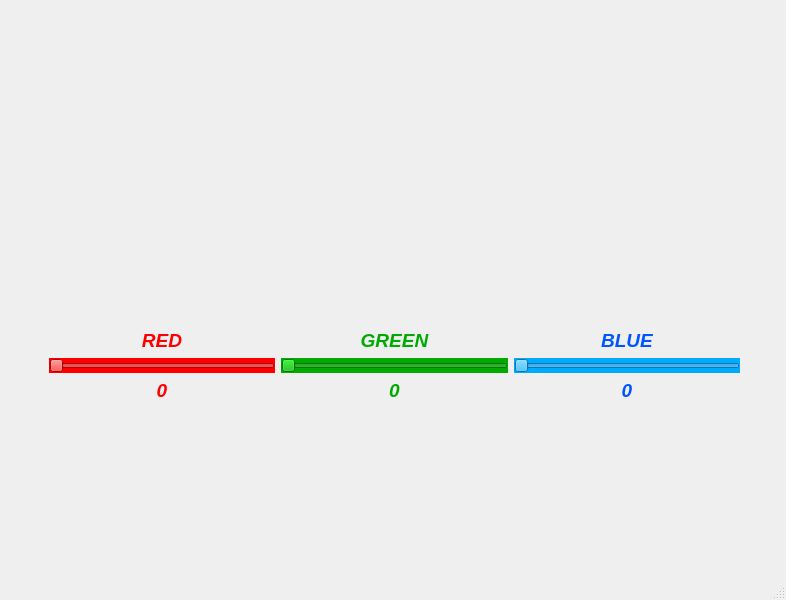
<?xml version="1.0" encoding="UTF-8"?>
<ui version="4.0">
 <class>MainWindow</class>
 <widget class="QMainWindow" name="MainWindow">
  <property name="geometry">
   <rect>
    <x>0</x>
    <y>0</y>
    <width>786</width>
    <height>600</height>
   </rect>
  </property>
  <property name="windowTitle">
   <string>RGB Color Picker</string>
  </property>
  <widget class="QWidget" name="centralwidget">
   <widget class="QLabel" name="result_label">
    <property name="geometry">
     <rect>
      <x>120</x>
      <y>130</y>
      <width>541</width>
      <height>131</height>
     </rect>
    </property>
    <property name="font">
     <font>
      <pointsize>14</pointsize>
      <italic>true</italic>
      <bold>true</bold>
     </font>
    </property>
    <property name="styleSheet">
     <string notr="true"/>
    </property>
    <property name="text">
     <string/>
    </property>
    <property name="alignment">
     <set>Qt::AlignCenter</set>
    </property>
   </widget>
   <widget class="QWidget" name="gridLayoutWidget">
    <property name="geometry">
     <rect>
      <x>49</x>
      <y>300</y>
      <width>691</width>
      <height>131</height>
     </rect>
    </property>
    <layout class="QGridLayout" name="gridLayout">
     <item row="1" column="0">
      <widget class="QSlider" name="HSlider_red">
       <property name="styleSheet">
        <string notr="true">color: rgb(255, 0, 0);
background-color: rgb(255, 0, 0);
border-radius: 10px;</string>
       </property>
       <property name="maximum">
        <number>255</number>
       </property>
       <property name="orientation">
        <enum>Qt::Horizontal</enum>
       </property>
      </widget>
     </item>
     <item row="1" column="2">
      <widget class="QSlider" name="HSlider_blue">
       <property name="styleSheet">
        <string notr="true">background-color: rgb(0, 170, 255);
border-radius: 10px;</string>
       </property>
       <property name="maximum">
        <number>255</number>
       </property>
       <property name="orientation">
        <enum>Qt::Horizontal</enum>
       </property>
      </widget>
     </item>
     <item row="1" column="1">
      <widget class="QSlider" name="HSlider_green">
       <property name="styleSheet">
        <string notr="true">background-color: rgb(0, 170, 0);
border-radius: 10px;</string>
       </property>
       <property name="maximum">
        <number>255</number>
       </property>
       <property name="orientation">
        <enum>Qt::Horizontal</enum>
       </property>
      </widget>
     </item>
     <item row="0" column="0">
      <widget class="QLabel" name="red_label1">
       <property name="font">
        <font>
         <pointsize>14</pointsize>
         <italic>true</italic>
         <bold>true</bold>
        </font>
       </property>
       <property name="styleSheet">
        <string notr="true">color: rgb(255, 0, 0);</string>
       </property>
       <property name="text">
        <string>RED</string>
       </property>
       <property name="alignment">
        <set>Qt::AlignBottom|Qt::AlignHCenter</set>
       </property>
      </widget>
     </item>
     <item row="0" column="1">
      <widget class="QLabel" name="green_label1">
       <property name="font">
        <font>
         <pointsize>14</pointsize>
         <italic>true</italic>
         <bold>true</bold>
        </font>
       </property>
       <property name="styleSheet">
        <string notr="true">color: rgb(0, 170, 0);</string>
       </property>
       <property name="text">
        <string>GREEN</string>
       </property>
       <property name="alignment">
        <set>Qt::AlignBottom|Qt::AlignHCenter</set>
       </property>
      </widget>
     </item>
     <item row="0" column="2">
      <widget class="QLabel" name="blue_label1">
       <property name="font">
        <font>
         <pointsize>14</pointsize>
         <italic>true</italic>
         <bold>true</bold>
        </font>
       </property>
       <property name="styleSheet">
        <string notr="true">color: rgb(0, 85, 255);</string>
       </property>
       <property name="text">
        <string>BLUE</string>
       </property>
       <property name="alignment">
        <set>Qt::AlignBottom|Qt::AlignHCenter</set>
       </property>
      </widget>
     </item>
     <item row="2" column="0">
      <widget class="QLabel" name="red_label2">
       <property name="font">
        <font>
         <pointsize>14</pointsize>
         <italic>true</italic>
         <bold>true</bold>
        </font>
       </property>
       <property name="styleSheet">
        <string notr="true">color: rgb(255, 0, 0);</string>
       </property>
       <property name="text">
        <string>0</string>
       </property>
       <property name="alignment">
        <set>Qt::AlignHCenter|Qt::AlignTop</set>
       </property>
      </widget>
     </item>
     <item row="2" column="1">
      <widget class="QLabel" name="green_label2">
       <property name="font">
        <font>
         <pointsize>14</pointsize>
         <italic>true</italic>
         <bold>true</bold>
        </font>
       </property>
       <property name="styleSheet">
        <string notr="true">color: rgb(0, 170, 0);</string>
       </property>
       <property name="text">
        <string>0</string>
       </property>
       <property name="alignment">
        <set>Qt::AlignHCenter|Qt::AlignTop</set>
       </property>
      </widget>
     </item>
     <item row="2" column="2">
      <widget class="QLabel" name="blue_label2">
       <property name="font">
        <font>
         <pointsize>14</pointsize>
         <italic>true</italic>
         <bold>true</bold>
        </font>
       </property>
       <property name="styleSheet">
        <string notr="true">color: rgb(0, 85, 255);</string>
       </property>
       <property name="text">
        <string>0</string>
       </property>
       <property name="textFormat">
        <enum>Qt::PlainText</enum>
       </property>
       <property name="alignment">
        <set>Qt::AlignHCenter|Qt::AlignTop</set>
       </property>
      </widget>
     </item>
    </layout>
   </widget>
  </widget>
  <widget class="QMenuBar" name="menubar">
   <property name="geometry">
    <rect>
     <x>0</x>
     <y>0</y>
     <width>786</width>
     <height>22</height>
    </rect>
   </property>
  </widget>
  <widget class="QStatusBar" name="statusbar"/>
 </widget>
 <resources/>
 <connections/>
</ui>
